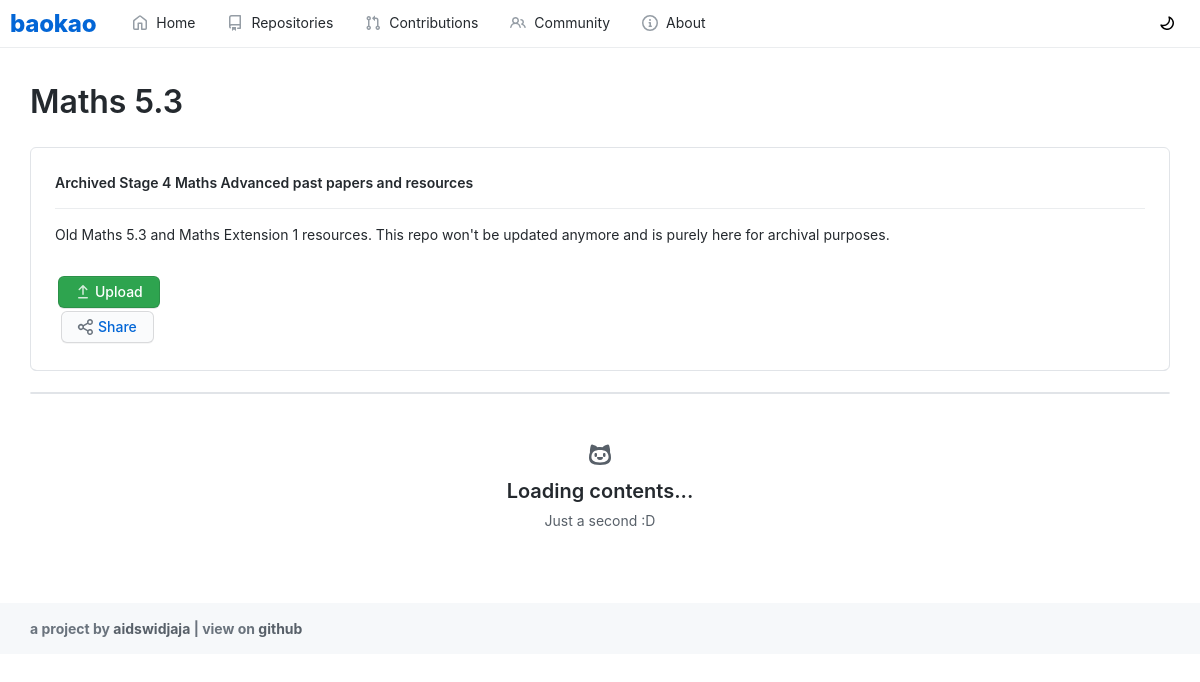
/tree?maths-resources, run on the app's committed database.
### tables this page shows
CREATE TABLE repositories (name STRING NOT NULL UNIQUE, info STRING, google_drive_folder_id STRING, oauth2 BOOLEAN, slug STRING NOT NULL UNIQUE PRIMARY KEY, colour STRING NOT NULL DEFAULT ('#1f6feb'), image STRING, description STRING);

### public/tree.php (the view, shortened to what this page needs)
<?php include "../include/head.php"; ?>
<?php include "../include/navbar.php"; ?>
<div class="content">
    <?php
    $query = 0;
    if (isset($_SERVER['QUERY_STRING'])) {
        global $query;
        $query = htmlspecialchars(str_replace("=", "", htmlspecialchars($_SERVER['QUERY_STRING'])));
    }
    $dsn = "sqlite:../db/repositories.db";
    $sqlite_db = new PDO($dsn);
    $result = $sqlite_db->prepare("SELECT * FROM repositories WHERE slug = '$query'");
    $result->execute();
    try {
        foreach ($result as $row) {
            $name = htmlspecialchars($row['name']);
            $info = htmlspecialchars($row['info']);
            $description = htmlspecialchars($row['description']);
            $google_drive_folder_id = htmlspecialchars($row['google_drive_folder_id']);
            echo <<<HTML
                    <title>$name | baokao</title>
                    <h1>$name</h1>
                        const query = '$query';
                        const google_drive_folder_id = '$google_drive_folder_id';
                    <br>
                    <div class="Box Box--spacious">
                        <div class="Box-body">
                            <h5>$info</h5>
                            <hr>
                            <p>$description</p>
                            <br>
                            <div class="repositories-actions">
                            <details class="tree-action-button details-reset details-overlay details-overlay-dark" id="upload-info-dialog">
                                    <summary class="btn btn-primary repository-temp-upload" aria-haspopup="dialog" id="upload-info-dialog-toggle">
                                        <span>Upload</span>
                                    </summary>
                                            <a href="https://drive.google.com/drive/folders/$google_drive_folder_id" target="_blank" type="button" class="btn btn-block" data-close-dialog>Go to Google Drive</a>
                                </details>
                                <button class="tree-action-button btn btn-outline" type="button" id="copy-current-location" data-clipboard-target=""><span>Share</span></button>
                            </div>
                        </div>
                    </div>
HTML;
        }
    } catch (Exception $error) {
        echo <<<HTML
                <div class="flash mt-3 flash-error">
                    <svg class="octicon octicon-container" xmlns="http://www.w3.org/2000/svg" viewBox="0 0 16 16" width="16" height="16"><path fill-rule="evenodd" d="M2.343 13.657A8 8 0 1113.657 2.343 8 8 0 012.343 13.657zM6.03 4.97a.75.75 0 00-1.06 1.06L6.94 8 4.97 9.97a.75.75 0 101.06 1.06L8 9.06l1.97 1.97a.75.75 0 101.06-1.06L9.06 8l1.97-1.97a.75.75 0 10-1.06-1.06L8 6.94 6.03 4.97z"></path></svg>
                    <strong>Something went wrong :(</strong> - please report this error to <strong>baokao@adrian.id.au</strong><br><br>
                    <strong>Exception thrown: </strong><br><pre>$error</pre>
                    </div>
HTML;
    }
    ?>
    <br>
    <nav class="menu" aria-label="File explorer" id="file-explorer">
    </nav>
    <div class="blankslate" id="repositories-loading">
        <h3 class="mb-1">Loading contents<span class="AnimatedEllipsis"></span></h3>
        <p>Just a second :D</p>
    </div>
</div>
<?php include "../include/footer.php"; ?>

### public/static/style.css (style rules this page uses)
html, body, *, nav, #navbar-title-brand { font-family: "Inter", -apple-system, BlinkMacSystemFont, "Segoe UI", Roboto, Helvetica, Arial, sans-serif, "Apple Color Emoji", "Segoe UI Emoji", "Segoe UI Symbol" !important; }
.content { margin: 30px; }
.no-js { visibility: visible; }
.share-icon { color: var(--color-btn-outline-hover-bg); }
.tree-action-button { display: inline; margin: 3px; }

### data on the page
repositories: name "Maths 5.3", info "Archived Stage 4 Maths Advanced past papers and resources", description "Old Maths 5.3 and Maths Extension 1 resources. This repo won't be updated anymore and is purely here for archival purposes."
